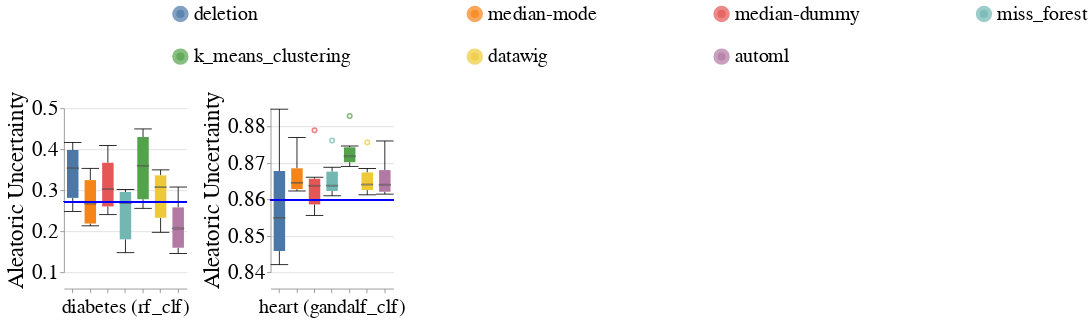

The cell this chart's notebook holds for it:
### Code cell
create_box_plots_for_diff_imputers_and_datasets(train_injection_scenario='mixed_exp',
                                                test_injection_scenario='MCAR1 & MAR1 & MNAR1',
                                                metric_name='aleatoric_uncertainty',
                                                db_client=db_client)
